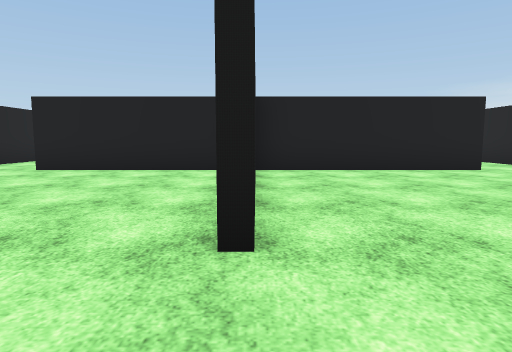
[1] (above)

22 first-person views from a walk through a 3-D level made in the Unity game engine. The camera is 1.2 m above the floor, tilts 6° down and sees 75° across. The floor is counted in squares, 2 m on a side. Each view is taken from the middle of a square. On the plan, view 1 faces up. The plan holds only what a view shows up to about 10 squares ahead; the rest is blank. The place goes on beyond the plan. The player is left out. Some animated figures are left out. Some surface patterns are stand-ins.

[2]
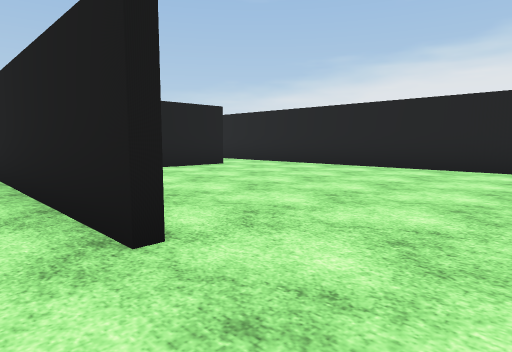

[3]
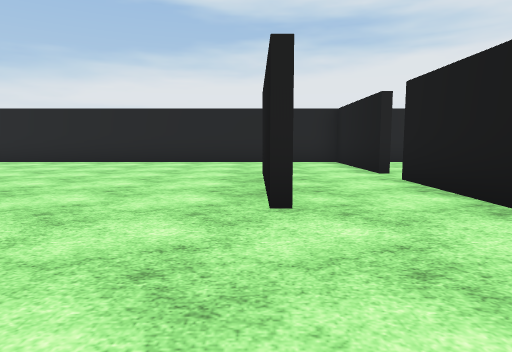

[4]
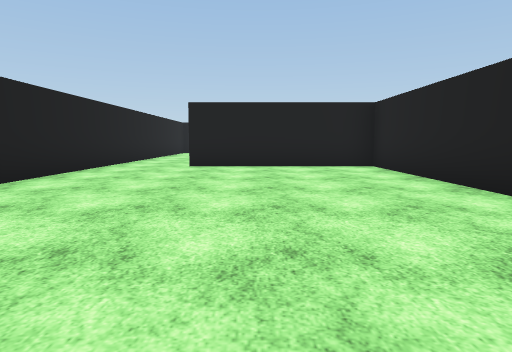

[5]
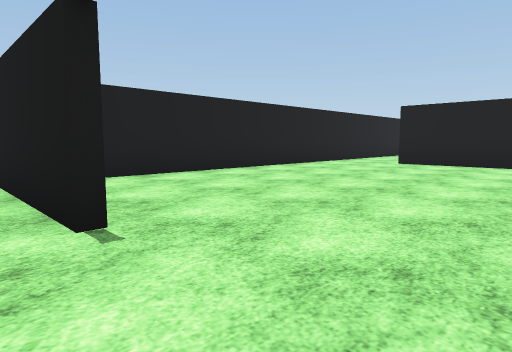

[6]
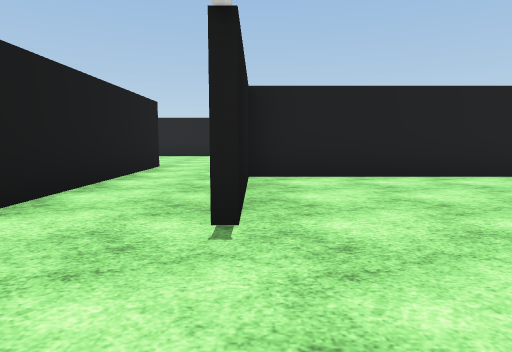

[7]
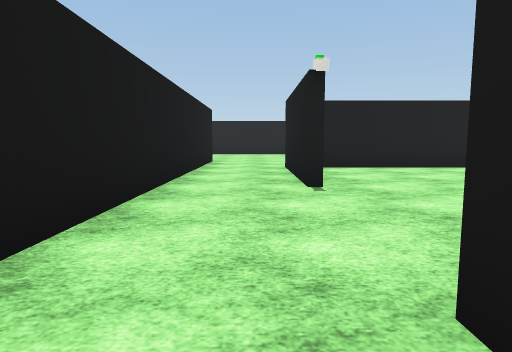

[8]
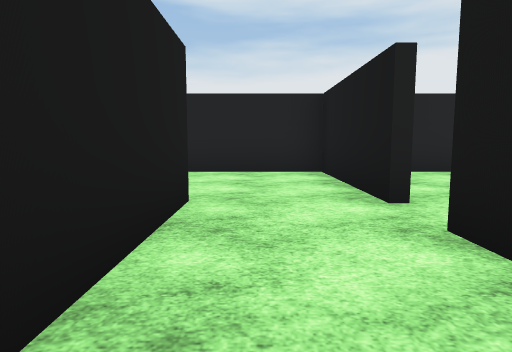

[9]
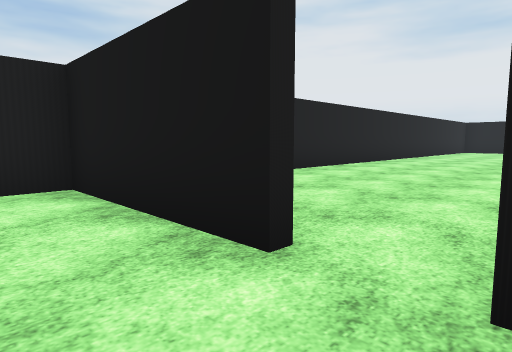

[10]
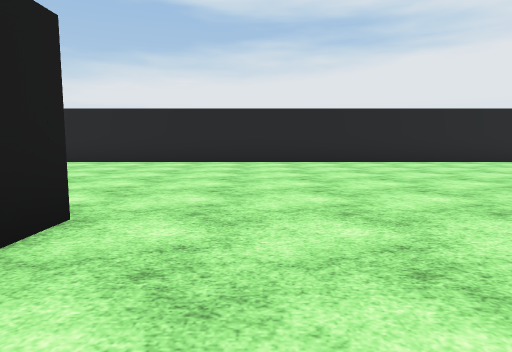

[11]
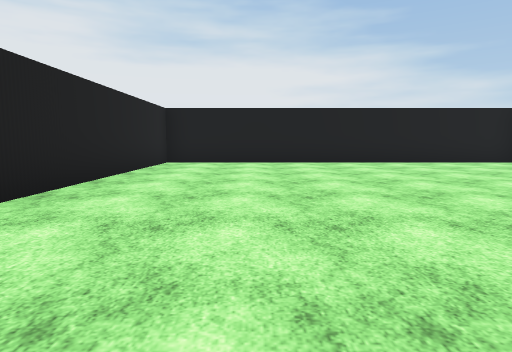

[12]
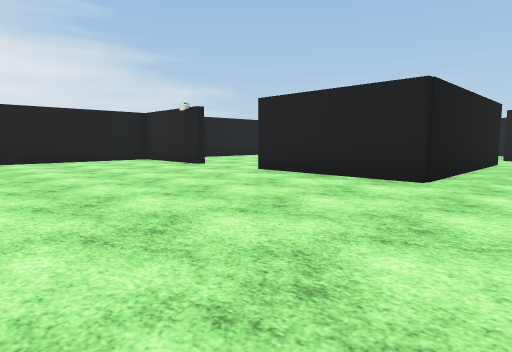

[13]
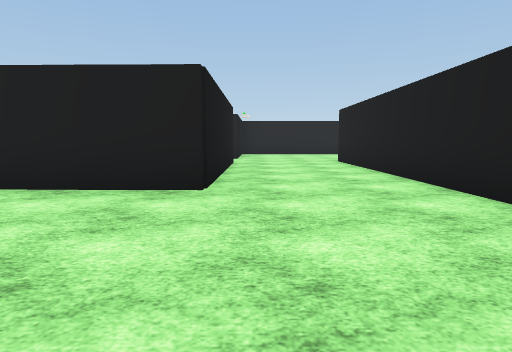

[14]
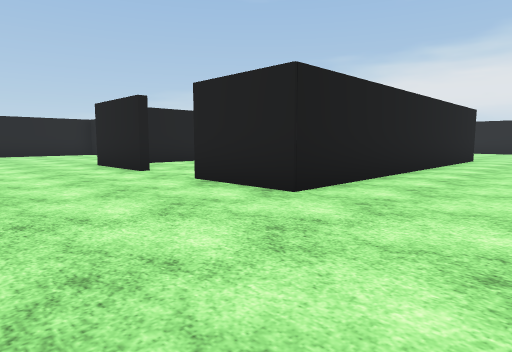

[15]
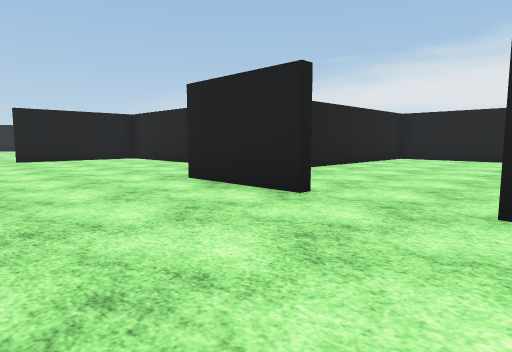

[16]
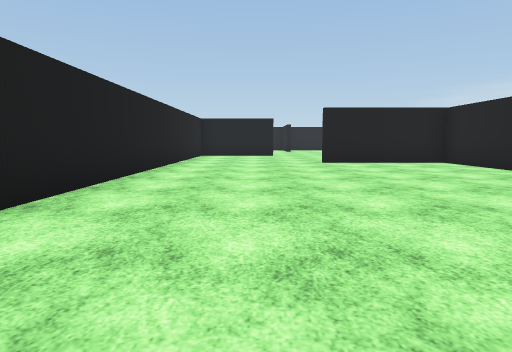

[17]
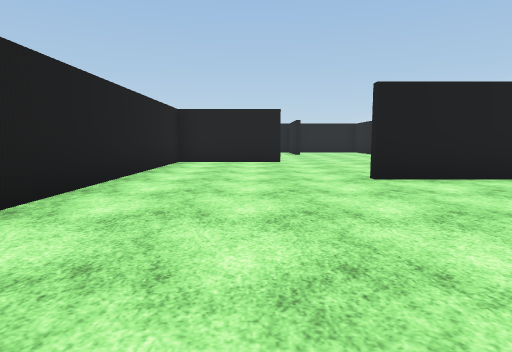

[18]
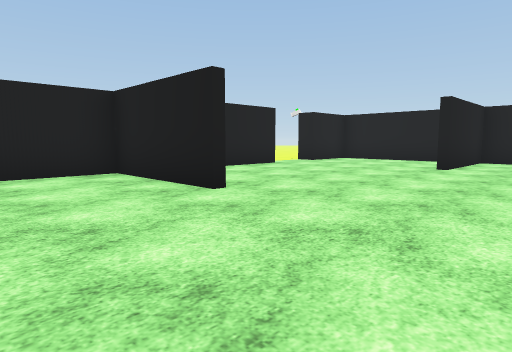

[19]
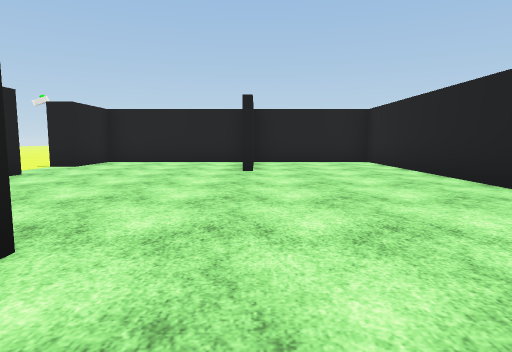

[20]
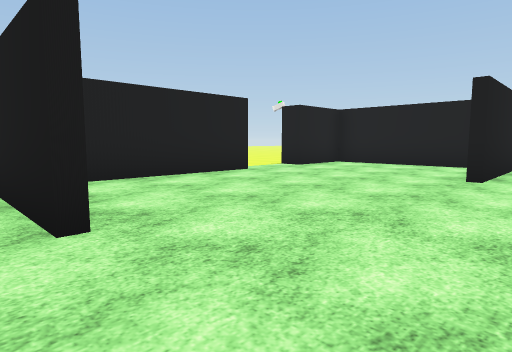

[21]
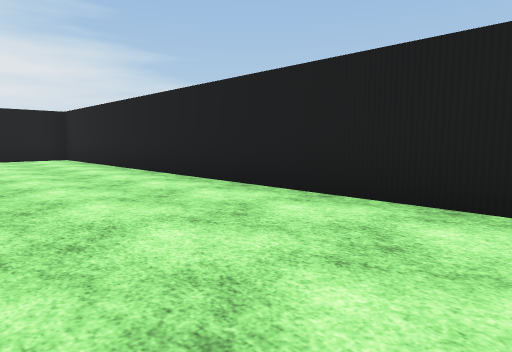

[22]
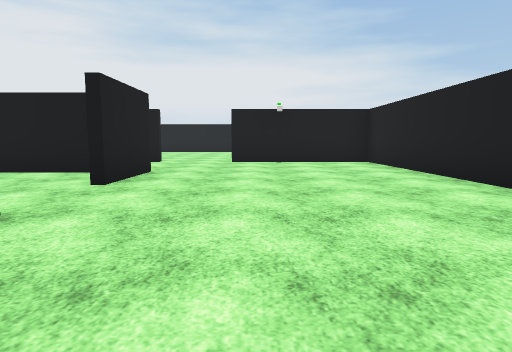

### Floor plan
Ten units are one square. View 1 is at (0, 0); x grows to the right and y downward. Boxes are objects, and circles mark ways between rooms. Rooms are numbered by the first view taken in them; rooms with no view inside come last. Other rooms are left out.
<svg viewBox="-147 -161 217 379">
<path fill="none" stroke="#000" d="M34 13 -1 13M-1 11 29 11M48 -69 0 -69M31 33 65 33 65 -68M-5 33 22 33M-2 -18 -2 -69 -46 -69M-32 13 -66 13M-66 -65 -66 11 -32 11M-74 33 -5 33M-4 96 -89 96 -89 75M-82 126 -30 126 -31 161M-89 58 -89 33 -74 33M-32 183 -32 201M-68 1 -68 -32 -102 -32M-31 213 65 213 65 48M-112 -76 -142 -76 -142 126 -102 126M-68 -101 -68 -156 -101 -156 -101 -126M-142 -120 -142 -86M-104 -156 -142 -156 -142 -138M-22 35 -76 35M-6 63 -6 51M-79 94 -60 94"/>
<circle cx="0" cy="-5" r="3" fill="#2a7"/>
<circle cx="0" cy="20" r="3" fill="#2a7"/>
<circle cx="30" cy="30" r="3" fill="#2a7"/>
<circle cx="-80" cy="20" r="3" fill="#2a7"/>
<circle cx="-90" cy="65" r="3" fill="#2a7"/>
<text x="30" y="-20">1</text>
<text x="-30" y="-20">2</text>
<text x="-40" y="100">3</text>
<text x="-50" y="60">4</text>
</svg>
Room 1 opens to room 2. Room 1 opens to room 3. Room 2 opens to room 3. Room 3 opens to room 4.

Where each view was taken, in squares from view 1:
view 1: 0 up, 0 right, facing up
view 2: 0 up, 1 left, facing up-right
view 3: 1 down, 3 left, facing right
view 4: 1 down, 3 left, facing up
view 5: 2 down, 1 left, facing up-left
view 6: 1 down, 1 left, facing left
view 7: 2 down, 1 right, facing left
view 8: 2 down, 0 right, facing right
view 9: 2 down, 2 right, facing down-right
view 10: 11 down, 3 left, facing right
view 11: 12 down, 4 right, facing down
view 12: 11 down, 2 right, facing down-left
view 13: 12 down, 1 right, facing left
view 14: 12 down, 12 left, facing up-right
view 15: 8 down, 12 left, facing up-right
view 16: 6 down, 12 left, facing up
view 17: 2 down, 12 left, facing up
view 18: 5 up, 8 left, facing up-left
view 19: 6 up, 10 left, facing up
view 20: 7 up, 9 left, facing up-left
view 21: 1 down, 11 left, facing down-left
view 22: 3 down, 11 left, facing down
